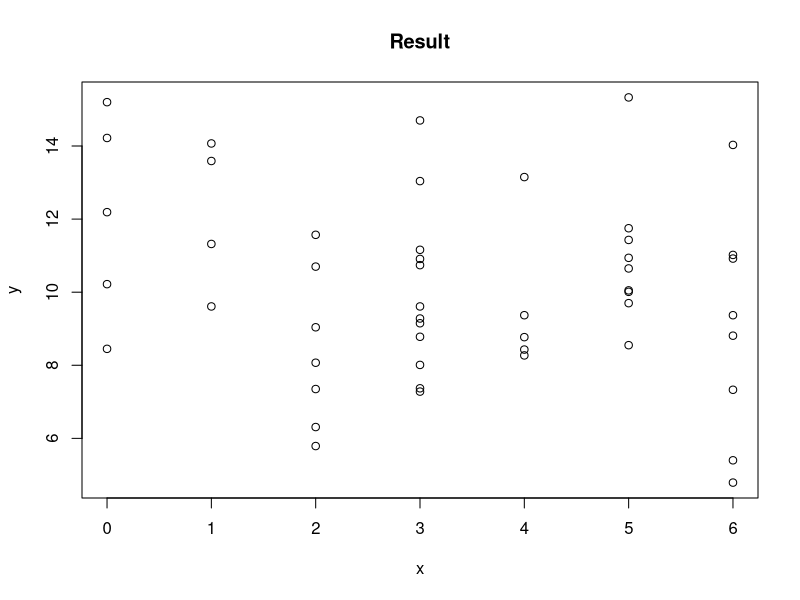
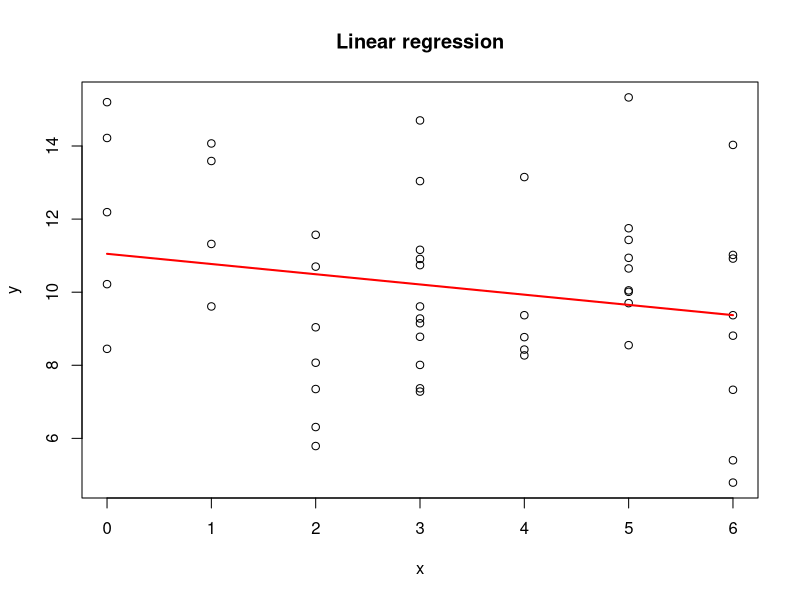
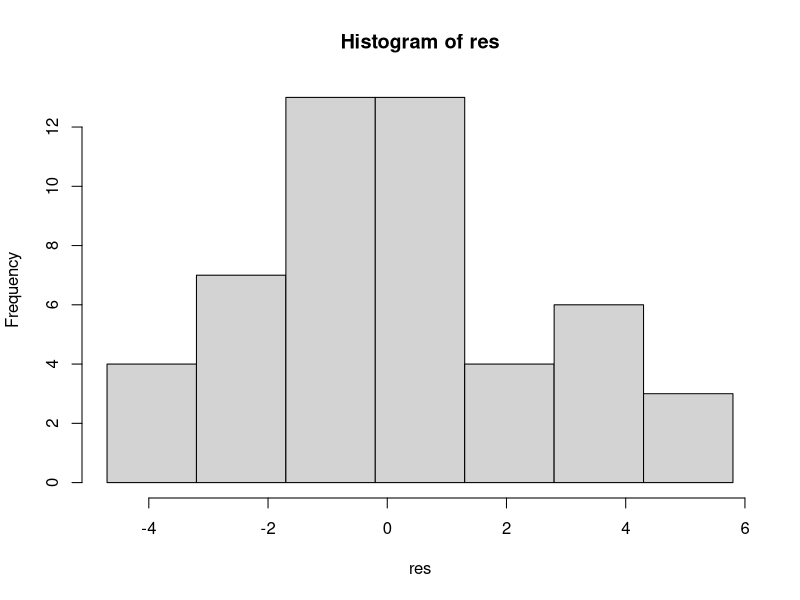
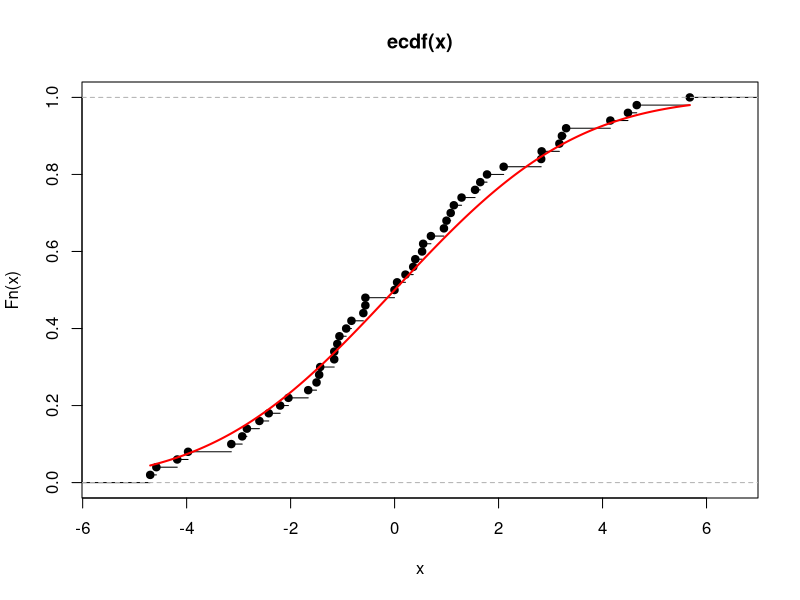
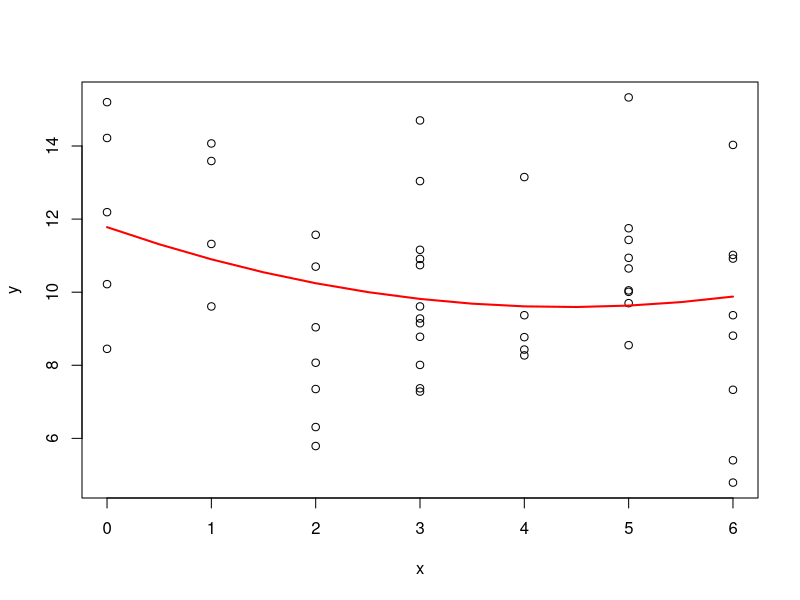
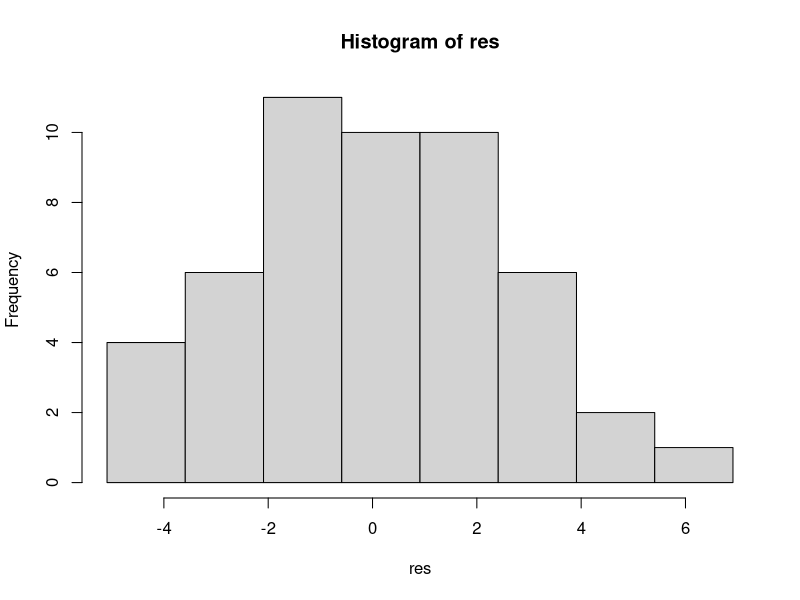

Reproduce these figures in R, in order. (Note: this script raises an error after producing the figures.)


#x <- c(1,3,0,3,1,2,1,2,1,2,2,3,1,2,1,3,2,1,1,1,2,3,2,1,3,1,1,1,3,1,0,1,1,3,1,3,2,1,2,1,2,2,1,0,2,1,2,1,1,2)
#y <- c(9.60, 6.02, 3.23, 8.41, 3.63, 8.25, 6.25, 7.48, 7.61, 5.64, 4.40, 4.09, 7.04, 8.93, 6.02, 8.49, 7.08,
#         7.58, 8.20, 7.47, 7.47, 6.60, 7.14, 5.18, 3.54, 5.28, 5.77, 4.90, 4.67, 5.70, 6.88, 4.53, 7.26, 8.18,
#         5.22, 11.85, 8.58, 2.82, 2.43, 3.65, 6.67, 8.08, 6.76, 4.47, 4.04, 8.61, 9.39, 8.38, 4.79, 9.56)

#al<- 0.2
#h <-1.4

x <- c(2, 5, 0, 6, 3, 3, 2, 4, 6, 6, 0, 3, 3, 1, 2, 4, 4, 5, 0, 4, 3,
       6, 6, 5, 5, 6, 6, 1, 6, 5, 4, 2, 5, 2, 2, 3, 3, 1, 5, 3, 3, 0, 0, 5,
       2, 5, 1, 3, 3, 3)
y <- c(8.07, 10.94, 10.22, 8.81, 7.28, 14.70, 9.04, 9.37, 11.02, 5.40,
       12.19, 11.16, 9.15, 9.61, 11.57, 8.43, 13.15, 9.70, 15.20, 8.27, 8.78,
       10.92, 9.37, 10.01, 10.65, 14.03, 7.33, 13.59, 4.79, 11.43, 8.77,
       10.70, 10.05, 6.31, 5.79, 13.04, 10.91, 14.07, 15.33, 9.61, 9.28,
       14.22, 8.45, 8.55, 7.35, 11.75, 11.32, 10.74, 8.01, 7.37)

al<- 0.1
h <- 1.5


plot(x,y,main="Result")
dat<-data.frame(y=y,x=x)
dat1<-dat[order(x),]




## 1)
# Linear model (code)
n<-length(y)
x0<-array(1,dim=n)
X<-t(matrix(c(x0,x),nrow=n,ncol=2))
Y<-as.matrix(y)
S<-X%*%t(X)
S1<-solve(S)
bhat<-S1%*%X%*%Y
print(bhat)

#Построение регрессии
plot(x,y,main="Linear regression")
x1<-c(min(x),max(x))
y1<-bhat[1]+bhat[2]*x1
points(x1,y1,"l",col="red",lwd=2)
## !1)




## 2)
#Несмещенная оценка дисперсии
res<-Y-t(X)%*%as.matrix(bhat)
SS<-sum(res^2)
s2<-SS/(n-2)
print(s2)

#Гистограмма
k<-5
#//brk<-min(res)+c(0:k)*(max(res)-min(res))/k

brk<-seq(min(res), max(res) + h, by=h)
hist(res,breaks=brk)

#Проверка нормальности ошибок на уровне alpha по xi2
#brk<-c(-Inf,-1,-0.2,0.5,1.1,Inf)

l.b<-length(brk)
brk[1]<- -Inf
brk[l.b]<-Inf

nu<-hist(res,breaks=brk,plot=FALSE)$counts
l.b<-length(brk)
csq0<-function(s){
  if (s>0){
    p<-pnorm(brk[2:l.b],0,s)-pnorm(brk[1:(l.b-1)],0,s)
    return(sum((nu-n*p)^2/n/p))
  } else {
    return(Inf)
  }
}
csq.s<-nlm(csq0,p=sqrt(s2))$minimum
pv<-pchisq(csq.s,k-2,lower.tail=FALSE)
print(csq.s<pv)

#Оценка расстояния до нормального рапределения по Колмагорову
kolm.stat<-function(s){
  sres<-sort(res)
  fdistr<-pnorm(sres,0,s)
  max(abs(c(0:(n-1))/n-fdistr),abs(c(1:n)/n-fdistr))
}
ks.dist<-nlm(kolm.stat,p=sqrt(s2))$minimum

plot.ecdf(res)

x2<-c(0:1000)*(max(res)-min(res))/1000+min(res)
y2<-pnorm(x2,0,nlm(kolm.stat,p=sqrt(s2))$estimate)
points(x2,y2,"l",col="red",lwd=2)
#Полученое расстояние
print(ks.dist)
## !2)




## 3)
# Confint 
#al = 0.1
C<-diag(c(1,1))
ph<-bhat #t(C)%*%bhat
V<-diag(S1) # diag(C%*%S1%*%t(C))
xa<-qt(1-al/2,n-2)
s1<-sqrt(s2)
d<-xa*s1*sqrt(V)
CI<-data.frame(lw=ph-d,up=ph+d)
#доверительный  интервал
print(CI)
#пару слов про эллипс
bhat
S1
## !3)




## 4)
FST<-bhat[2]^2/V[2]/s2
pv.f<-pf(FST,1,n-2,lower.tail=FALSE)
print(al<pv.f)
## !4)




## 5)
#Y=β1 + β2*x + β3*x^2 + eps
x0 <- array(1, dim=n)
X <- t(matrix(c(x0, x, x^2), nrow=n, ncol=3))
Y <- as.matrix(y)
S <- X%*%t(X)
S1 <- solve(S)
bht <- S1%*%X%*%Y
print(bht)

plot(x, y)
x1 <- seq(from = min(x), to = max(x), by = (0.5))
y1 <- bht[1] + bht[2] * x1 + bht[3] * x1^2
points(x1, y1, "l", col="red", lwd=2)
## !5)




## 6)
#Несм оценка дисперсии
res<-Y-t(X)%*%as.matrix(bht)
SS<-sum(res^2)
s2<-SS/(n-2)
print(s2)

#Гистограмма
#k<-5
#//brk<-min(res)+c(0:k)*(max(res)-min(res))/k
brk<-seq(min(res), max(res) + h, by=h)
hist(res,breaks=brk)

#Проверка нормальности ошибок на уровне alpha по xi2
#brk<-c(-Inf,-1,-0.2,0.5,1.1,Inf)

l.b<-length(brk)
brk[1]<- -Inf
brk[l.b]<-Inf
r = length(breaks) - 1
hh<-hist(res,breaks=brk,plot=FALSE)$counts
nu<-hh$counts

l.b<-length(brk)
csq0<-function(s){
  if (s>0){
    p<-pnorm(brk[2:l.b],0,s)-pnorm(brk[1:(l.b-1)],0,s)
    return(sum((nu-n*p)^2/n/p))
  } else {
    return(Inf)
  }
}
csq.s<-nlm(csq0,p=sqrt(s2))$minimum
pv<-pchisq(csq.s,k-3,lower.tail=FALSE)
print(csq.s<pv)

#Оценка расстояния до нормального рапределения по Колмагорову
kolm.stat<-function(s){
  sres<-sort(res)
  fdistr<-pnorm(sres,0,s)
  max(abs(c(0:(n-1))/n-fdistr),abs(c(1:n)/n-fdistr))
}
ks.dist<-nlm(kolm.stat,p=sqrt(s2))$minimum

plot.ecdf(res)

x2<-c(0:1000)*(max(res)-min(res))/1000+min(res)
y2<-pnorm(x2,0,nlm(kolm.stat,p=sqrt(s2))$estimate)
points(x2,y2,"l",col="red",lwd=2)
#Полученое расстояние
print(ks.dist)
## !6)




## 7)
# Доверительные интервалы b123
C<-diag(c(1,1,1))
ph<-bht #t(C)%*%bhat
V<-diag(S1) # diag(C%*%S1%*%t(C))
xa<-qt(1-al/2,n-2)
s1<-sqrt(s2)
d<-xa*s1*sqrt(V)
CI<-data.frame(lw=ph-d,up=ph+d)
#доверительный  интервал
print(CI)
#пару слов про эллипс
bht
S1
## !7)




## 8)
FST <- bht[2]^2/V[2, 2]/s2
pv.f <- pf(FST, 1, n-2, lower.tail=FALSE)
print(al<pv.f)


#########
# Linear model (realization)
#q1<-lsfit(x,y)
#q <-lm(y~x)
#qs<-summary(q)
#bhat<-q$coefficients
#res<-q$residuals
#CI<-confint(q)
#V<-diag(qs$cov.unscaled)
#s1<-qs$sigma
#FST<-qs$fstatistic
#pv<-qs$coefficients[2,4]



